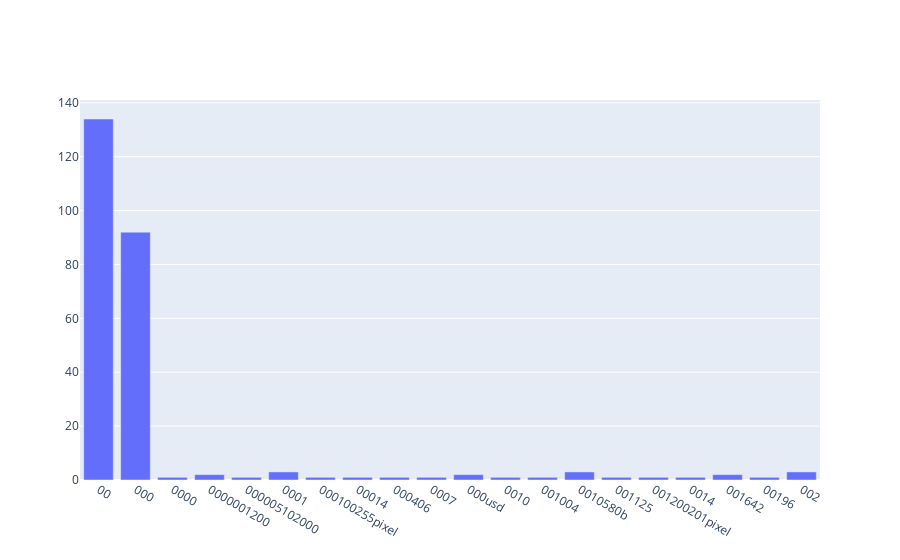

Here is the notebook cell this chart was saved with:
### Code cell
#Exercise 14:
#Instead of X_counts.shape[1] (=35788), I limit the loop to 5000 iterations to reduce the time of computing
term_frequencies = []
for j in range(0,5000):
    term_frequencies.append(sum(X_counts[:,j].toarray()))
term_frequencies = np.asarray(X_counts.sum(axis=0))[0]

#I show only 20 terms to visualize more efficiently
data = [go.Bar(
    x=count_vect.get_feature_names()[:20],
    y=term_frequencies[:20]
)]
layout = go.Layout(xaxis=dict(type='category'))
fig = go.Figure(data=data, layout=layout)

fig.show()

### Figure 1 — Plotly figure (JSON) as saved in the notebook; plotly's stock layout.template omitted (floating-point values rounded to 4 significant figures)
{"data": [{"type": "bar", "x": ["00", "000", "0000", "0000001200", "000005102000", "0001", "000100255pixel", "00014", "000406", "0007", "000usd", "0010", "001004", "0010580b", "001125", "001200201pixel", "0014", "001642", "00196", "002"], "y": [134, 92, 1, 2, 1, 3, 1, 1, 1, 1, 2, 1, 1, 3, 1, 1, 1, 2, 1, 3]}], "layout": {"xaxis": {"type": "category"}}}
